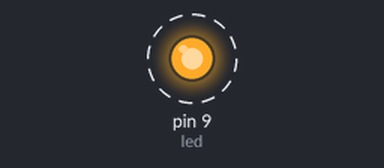
Simulated run of this sketch. Board: Arduino Uno, built with avr-gcc and run on an emulated ATmega328P. Shown: output pins drawn as LEDs (lit = HIGH). Dashed ring = blinking.

Above: at 0.15 s.
Timing chart, 0 to 3.0 s (numbered marks = the images above):
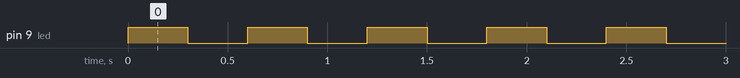

Measured:
- by itself, pin 9 (led): alternates HIGH for 0.30 s and LOW for 0.30 s

The sketch:

led_blink.ino
```cpp
int led = 9;           // the PWM pin the LED is attached to
int brightness = 0;    // how bright the LED is

// the setup routine runs once when you press reset:
void setup() {
  // declare pin 9 to be an output:
  pinMode(led, OUTPUT);
}

// the loop routine runs over and over again forever:
void loop() {
  // set the brightness of pin 9:
  analogWrite(led, 255);
  delay(300);
  analogWrite(led, 0);
  delay(300);

}
```
